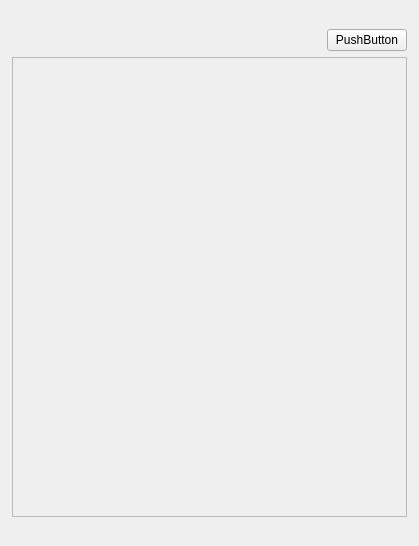
<?xml version="1.0" encoding="UTF-8"?>
<ui version="4.0">
 <class>Form</class>
 <widget class="QWidget" name="Form">
  <property name="geometry">
   <rect>
    <x>0</x>
    <y>0</y>
    <width>419</width>
    <height>546</height>
   </rect>
  </property>
  <property name="windowTitle">
   <string>Form</string>
  </property>
  <layout class="QVBoxLayout" name="verticalLayout">
   <property name="leftMargin">
    <number>3</number>
   </property>
   <property name="rightMargin">
    <number>3</number>
   </property>
   <item>
    <widget class="QStackedWidget" name="stackedWidget">
     <property name="currentIndex">
      <number>0</number>
     </property>
     <widget class="QWidget" name="page_3">
      <layout class="QHBoxLayout" name="horizontalLayout">
       <item>
        <widget class="QWidget" name="widget_2" native="true">
         <layout class="QVBoxLayout" name="verticalLayout_3">
          <property name="leftMargin">
           <number>0</number>
          </property>
          <property name="rightMargin">
           <number>0</number>
          </property>
          <item alignment="Qt::AlignRight">
           <widget class="QPushButton" name="pushButton">
            <property name="text">
             <string>PushButton</string>
            </property>
           </widget>
          </item>
          <item>
           <widget class="QScrollArea" name="scrollArea">
            <property name="widgetResizable">
             <bool>true</bool>
            </property>
            <widget class="QWidget" name="scrollWidget">
             <property name="geometry">
              <rect>
               <x>0</x>
               <y>0</y>
               <width>393</width>
               <height>461</height>
              </rect>
             </property>
             <layout class="QVBoxLayout" name="verticalLayout_4">
              <item>
               <widget class="QWidget" name="widget_3" native="true">
                <property name="maximumSize">
                 <size>
                  <width>16777215</width>
                  <height>80</height>
                 </size>
                </property>
                <layout class="QHBoxLayout" name="horizontalLayout_2">
                 <item>
                  <widget class="QWidget" name="widget_4" native="true"/>
                 </item>
                 <item>
                  <widget class="QWidget" name="widget_5" native="true"/>
                 </item>
                </layout>
               </widget>
              </item>
             </layout>
            </widget>
           </widget>
          </item>
         </layout>
        </widget>
       </item>
      </layout>
     </widget>
     <widget class="QWidget" name="page_4">
      <layout class="QVBoxLayout" name="verticalLayout_2">
       <item alignment="Qt::AlignLeft">
        <widget class="QPushButton" name="pushButton_2">
         <property name="text">
          <string>Back</string>
         </property>
        </widget>
       </item>
       <item>
        <widget class="QWidget" name="widget" native="true"/>
       </item>
      </layout>
     </widget>
    </widget>
   </item>
  </layout>
 </widget>
 <resources/>
 <connections/>
</ui>
